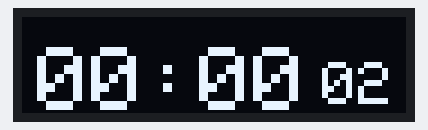
A sketch run on a simulated Arduino Uno, built with avr-gcc and run on an emulated ATmega328P. On the bench: 128×32 one-colour display. The display library's start-up logo is not drawn.

Above: at 2.1 s.
At 6.1 s:
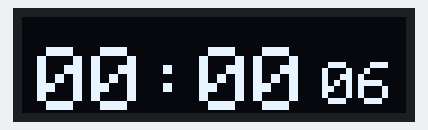
At 11.1 s:
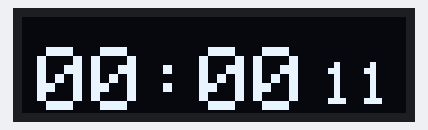
At 20.1 s:
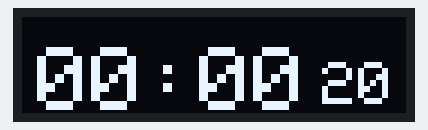
At 29.1 s:
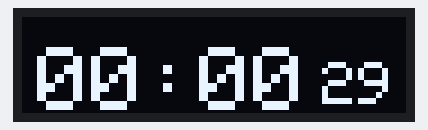
At 38.1 s:
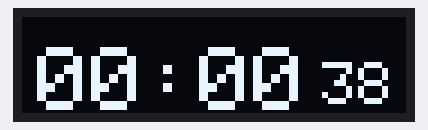

Measured:
- what the display in image 0 shows lasts 0.9 s, from 2.1 s to 3.0 s

The sketch:

Clock.ino
```cpp
#include <Wire.h>
#include <Adafruit_GFX.h>
#include <Adafruit_SSD1306.h>

#define SCREEN_WIDTH 128
#define SCREEN_HEIGHT 32
#define OLED_RESET -1
#define SCREEN_ADDRESS 0x3C

Adafruit_SSD1306 display(SCREEN_WIDTH, SCREEN_HEIGHT, &Wire, OLED_RESET);
unsigned long startingTime = 00 * 3600000 + 00 * 60000;

void setup() {
  Serial.begin(9600);

  if (!display.begin(SSD1306_SWITCHCAPVCC, SCREEN_ADDRESS)) {
    Serial.println(F("SSD1306 allocation failed"));
    for (;;);
  }

  display.display();
  delay(2000);
  display.clearDisplay();
}

void loop() {
  display.clearDisplay();

 // Get the current time in milliseconds
  unsigned long currentTime = millis() + startingTime; // Add the starting time

  // Convert milliseconds to hours, minutes, and seconds
  int hours = currentTime / 3600000;
  int minutes = (currentTime % 3600000) / 60000;
  int seconds = (currentTime % 60000) / 1000;

  // Display hours and minutes with text size 3
  display.setTextSize(3);
  display.setTextColor(SSD1306_WHITE);
  display.setCursor(5, 10); // Adjust the position as needed
  if (hours < 10) {
    display.print("0"); // Add leading zero for single-digit minutes
  }
  display.print(hours);
  display.print(":");
  if (minutes < 10) {
    display.print("0"); // Add leading zero for single-digit minutes
  }
  display.print(minutes);

  // Display seconds with text size 2
  display.setTextSize(2);

  display.setCursor(100, 15); // Adjust the position as needed
  if (seconds < 10) {
    display.print("0"); // Add leading zero for single-digit seconds
  }
  display.print(seconds);

  display.display();
}
```
